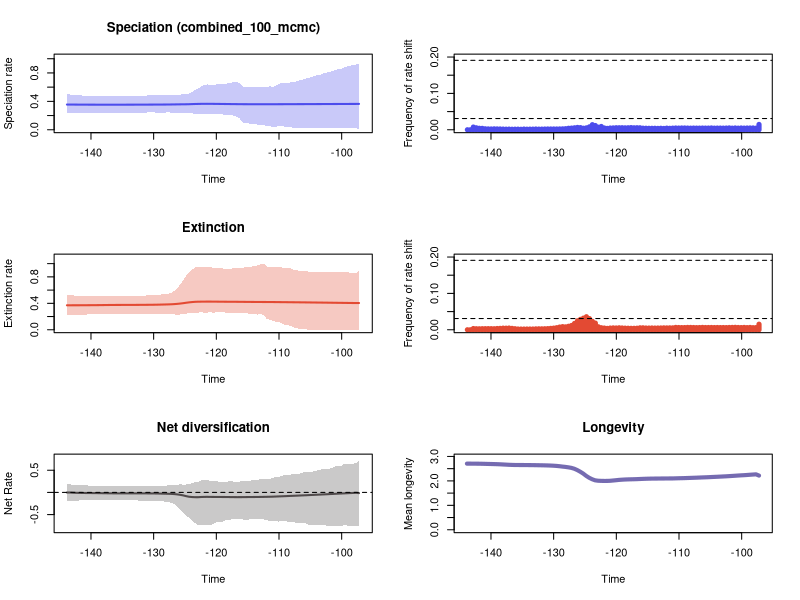

Source code (R):


pdf(file='./t144RTT_plots.pdf',width=10, height=15)
par(mfrow=c(3,2))
library(scales)

time=c(-97.23432351000001, -97.70982053,-98.18531755000001,-98.66081457,-99.13631159,-99.61180861,-100.08730563,-100.56280265000001,-101.03829967,-101.51379669,-101.98929371,-102.46479073,-102.94028775,-103.41578477,-103.89128179000001,-104.36677881,-104.84227583,-105.31777285,-105.79326987,-106.26876689000001,-106.74426391,-107.21976093,-107.69525795,-108.17075497,-108.64625199000001,-109.12174901,-109.59724603000001,-110.07274305,-110.54824007,-111.02373709,-111.49923411,-111.97473113,-112.45022815,-112.92572517,-113.40122219,-113.87671921,-114.35221623,-114.82771325,-115.30321027000001,-115.77870729,-116.25420431,-116.72970133,-117.20519835,-117.68069537000001,-118.15619239,-118.63168940999999,-119.10718643,-119.58268345,-120.05818047,-120.53367749,-121.00917451,-121.48467153,-121.96016855,-122.43566557,-122.91116259,-123.38665961,-123.86215663,-124.33765365000001,-124.81315067,-125.28864769,-125.76414471,-126.23964173,-126.71513875000001,-127.19063577,-127.66613278999999,-128.14162980999998,-128.61712683000002,-129.09262385,-129.56812086999997,-130.04361789,-130.51911490999998,-130.99461193000002,-131.47010895,-131.94560596999997,-132.42110299,-132.89660001,-133.37209703000002,-133.84759405,-134.32309106999998,-134.79858809,-135.27408511,-135.74958213000002,-136.22507915,-136.70057616999998,-137.17607319,-137.65157021,-138.12706723000002,-138.60256425,-139.07806126999998,-139.55355829,-140.02905531,-140.50455232999997,-140.98004935,-141.45554636999998,-141.93104339,-142.40654041,-142.88203742999997,-143.35753445,-143.83303146999998)
rate=c(0.3645135926511669, 0.36387971889445436,0.36375865902022353,0.36366998348837787,0.36347319733817446,0.3632984408922485,0.3631015291672115,0.3629828518206474,0.362841955885621,0.36265254436652455,0.36246518901606295,0.3623149594816358,0.3620891237968829,0.3619251711856444,0.36177767086105284,0.36163988535467656,0.361458757417947,0.36128787015112435,0.361084053080739,0.3610089484758949,0.3609044065543947,0.3607574560129999,0.3606416000857293,0.36044726372386615,0.36029583173908697,0.3601966300719438,0.36004590254578794,0.35989552602267766,0.35975530033241376,0.3596552528576379,0.3595687209882435,0.35953824210793683,0.35953237920936393,0.35953126269279,0.35957019796249706,0.35958876468167716,0.3596616466198491,0.3598165421985635,0.3599290446184193,0.36012851046542627,0.3604386724449339,0.36089586823679903,0.3613340987767216,0.36178511380012807,0.36237203688808717,0.3628331126815848,0.36329795978994295,0.3638511817872497,0.36431343485136913,0.36485036036681684,0.36520335548820226,0.36549949165647344,0.3652800664235813,0.3648494751170405,0.3638524375677209,0.3629976538343035,0.3614974010592952,0.35990456510934254,0.3590164799214538,0.35856489526867563,0.3581602004765536,0.3574805225703045,0.35683233135904346,0.3562216486509174,0.3557283282964852,0.3553321488789786,0.3550898843329019,0.3548962447688897,0.3547139910755644,0.35450479367549187,0.35433332240223137,0.3541641494798943,0.3539914185812238,0.35386270259055097,0.35375439866768454,0.35365556051173314,0.3534841320563612,0.3534086063828822,0.353326221885444,0.35324032365363905,0.3531554580663246,0.3531339260520131,0.35313561718292164,0.35310848195973615,0.3531083404492751,0.35314233777684145,0.3531539670138523,0.35319361007770356,0.35327439331042637,0.353376336408617,0.3534876209712874,0.3535716341629686,0.3537153916366388,0.3538812460653963,0.3541043463328934,0.35433332240223137,0.35470503613890414,0.35517510742862846,0.35517510742862846)
minHPD=c(0.010590535630439733, 0.02376890851831194,0.0263088165560681,0.024799177677094823,0.024448051818814626,0.02427203837664356,0.018206615248263933,0.025973880205459963,0.02673868766488428,0.026972354678546716,0.02376890851831194,0.026451631201259113,0.027643642694262047,0.02427203837664356,0.026972354678546716,0.03169683640386076,0.026552091208100096,0.02676405123686422,0.030116411884856736,0.0263895142715963,0.029615256531237102,0.027474338326071362,0.027803583211617237,0.037530931561409464,0.03614085179966315,0.0444409580897138,0.05633634877339305,0.05637820745597912,0.037175574281872396,0.03848679132029371,0.05405057832307536,0.05633634877339305,0.062222777333610126,0.06814115988532586,0.07350690766300226,0.079720447841554,0.08719095134122944,0.08829201653235219,0.0957024639594135,0.10258902404727681,0.15585833566418533,0.18466232100918142,0.19894374917584506,0.2103524130626978,0.2094232596709722,0.21020108347634242,0.2203945624432793,0.2203945624432793,0.220470573412142,0.22233913553884682,0.220470573412142,0.2203945624432793,0.220470573412142,0.220470573412142,0.2223528101231099,0.2262839608813123,0.23008537111670474,0.23388270472392866,0.2367246828384086,0.23748914666603893,0.23647792593009506,0.24164145428088574,0.2412333610048148,0.24243918506757262,0.24463001891217503,0.2427707661433209,0.24138273831231813,0.24243918506757262,0.2427612549846497,0.24373715467033605,0.24366423335533924,0.243857173107403,0.24133207527213477,0.24146659927118938,0.24095350944957966,0.24122269079049585,0.2412892907647194,0.2412892907647194,0.24122269079049585,0.24092240256484082,0.2415070834764267,0.24075459102287358,0.24047169256145343,0.23647792593009506,0.2394290611222852,0.23922310692920343,0.239099495410478,0.2384811247870934,0.23828984294396088,0.2367246828384086,0.23575511849790598,0.23597840261501268,0.23578471059724124,0.23573082766136297,0.2357353315161247,0.23576061937615103,0.23428069836937498,0.22956345434554373,0.22956345434554373)
maxHPD=c(0.9310029316843148, 0.9184519592669262,0.9126243625702242,0.9006798866283433,0.8892135896940249,0.8760058955962806,0.8585950312462493,0.8528045969413308,0.841783431345072,0.8279763635788464,0.8142749572610457,0.8033062829855196,0.7916888232791949,0.7756971072802759,0.7665206912464144,0.7586314625028341,0.7403950362651651,0.7282146527930234,0.7191107785595983,0.7028453947396323,0.6943187187926018,0.6796131304958518,0.6691013431028894,0.6672529152961466,0.655472137337997,0.6534041179755303,0.6549723176486283,0.6452378059900095,0.6149586664699095,0.605187839331928,0.6111959443540269,0.6042769505711145,0.6028050528115322,0.6027812769880735,0.6019190882160761,0.602692269006692,0.6043455747872138,0.6019190882160761,0.605187839331928,0.6067127948742462,0.6533716584941186,0.6694150007268376,0.6661989063983673,0.6653039240396597,0.6529296124905033,0.6425184965581723,0.6459628463133293,0.6401259034799808,0.6368788859709013,0.636888817949265,0.6362215558075928,0.6383248159827636,0.6298432672372141,0.6112911568163125,0.5768134031075923,0.5591013656780768,0.531856084120472,0.5119270208790915,0.504776260031974,0.5008373835593212,0.4959592215388938,0.4959210369052516,0.4909919433384015,0.4889769688007292,0.48871560826148597,0.4851599405424276,0.4825069508690112,0.48277508606344954,0.48250342106347427,0.48295862202036494,0.4825366834503784,0.48251609355338015,0.4797935929204668,0.47969726795970036,0.4790367203748012,0.47924730556441897,0.47924730556441897,0.4791975967182287,0.4793171536962327,0.4790367203748012,0.47969726795970036,0.47902122033018885,0.47903542319326003,0.4752656795115841,0.4783820322122675,0.47846014475012755,0.4786929457404123,0.47854168819186654,0.47902122033018885,0.4784123502693153,0.47849468509385124,0.47969726795970036,0.4806322209346298,0.48251766904378574,0.4852565385987239,0.48880026966040874,0.49318414193721166,0.4969052560256549,0.4969052560256549)
remove_na = !is.na(rate)
time = time[remove_na]
plot(time,time,type = 'n', ylim = c(0, 1.0241032248527464), xlim = c(-144.0,-96.996575), ylab = 'Speciation rate', xlab = 'Time',main='Speciation (combined_100_mcmc)' )
polygon(c(time, rev(time)), c(maxHPD[remove_na], rev(minHPD[remove_na])), col = alpha('#4c4cec',0.3), border = NA)
lines(time,rate[remove_na], col = '#4c4cec', lwd=2)
mids=c(-97.23396603535355, -97.70874810606063,-98.18353017676768,-98.65831224747475,-99.13309431818183,-99.60787638888891,-100.08265845959596,-100.55744053030304,-101.03222260101012,-101.50700467171717,-101.98178674242425,-102.45656881313133,-102.9313508838384,-103.40613295454546,-103.88091502525253,-104.35569709595961,-104.83047916666666,-105.30526123737374,-105.78004330808082,-106.2548253787879,-106.72960744949495,-107.20438952020203,-107.6791715909091,-108.15395366161616,-108.62873573232324,-109.10351780303031,-109.5782998737374,-110.05308194444444,-110.52786401515152,-111.0026460858586,-111.47742815656565,-111.95221022727273,-112.42699229797981,-112.90177436868689,-113.37655643939394,-113.85133851010102,-114.3261205808081,-114.80090265151514,-115.27568472222222,-115.7504667929293,-116.22524886363638,-116.70003093434343,-117.17481300505051,-117.64959507575759,-118.12437714646464,-118.59915921717172,-119.0739412878788,-119.54872335858587,-120.02350542929292,-120.4982875,-120.97306957070708,-121.44785164141413,-121.92263371212121,-122.39741578282829,-122.87219785353537,-123.34697992424242,-123.8217619949495,-124.29654406565658,-124.77132613636363,-125.2461082070707,-125.72089027777778,-126.19567234848486,-126.67045441919191,-127.14523648989899,-127.62001856060607,-128.09480063131312,-128.5695827020202,-129.04436477272728,-129.51914684343433,-129.9939289141414,-130.46871098484849,-130.94349305555556,-131.4182751262626,-131.8930571969697,-132.36783926767677,-132.84262133838382,-133.3174034090909,-133.79218547979798,-134.26696755050506,-134.7417496212121,-135.2165316919192,-135.69131376262627,-136.16609583333332,-136.6408779040404,-137.11565997474747,-137.59044204545455,-138.0652241161616,-138.54000618686868,-139.01478825757576,-139.4895703282828,-139.9643523989899,-140.43913446969697,-140.91391654040405,-141.38869861111112,-141.86348068181817,-142.33826275252525,-142.8130448232323,-143.28782689393938,-143.76260896464646)
counts=c(0.01467, 0.0044,0.00498,0.00491,0.00481,0.00458,0.0049,0.00445,0.00495,0.00443,0.00512,0.00472,0.00455,0.00466,0.00465,0.00451,0.00498,0.00466,0.00464,0.00476,0.00459,0.00458,0.00471,0.00447,0.00471,0.00494,0.00491,0.00464,0.00486,0.00447,0.00399,0.00446,0.00367,0.00411,0.00376,0.00408,0.00401,0.00402,0.0042,0.00437,0.00549,0.0056,0.00544,0.00593,0.00552,0.00532,0.00564,0.00558,0.00559,0.00511,0.00483,0.00378,0.00497,0.00906,0.00711,0.01163,0.014,0.00806,0.00527,0.00429,0.00592,0.00643,0.00544,0.00461,0.00412,0.00299,0.00255,0.00233,0.00219,0.00223,0.00218,0.00223,0.00204,0.00184,0.00177,0.00209,0.00176,0.00176,0.00158,0.00196,0.00135,0.00169,0.00163,0.00147,0.00184,0.00168,0.00189,0.00221,0.00235,0.00255,0.00222,0.00238,0.00268,0.00386,0.0041,0.00539,0.00744,0.0,0.0)
plot(mids,counts,type = 'h', xlim = c(-144.0,-96.996575), ylim=c(0,0.2), ylab = 'Frequency of rate shift', xlab = 'Time',lwd=5,col='#4c4cec')
bf2 = 0.030943866259075848
bf6 = 0.1909038684940839
abline(h=bf2, lty=2)
abline(h=bf6, lty=2)

time=c(-97.23432351000001, -97.70982053,-98.18531755000001,-98.66081457,-99.13631159,-99.61180861,-100.08730563,-100.56280265000001,-101.03829967,-101.51379669,-101.98929371,-102.46479073,-102.94028775,-103.41578477,-103.89128179000001,-104.36677881,-104.84227583,-105.31777285,-105.79326987,-106.26876689000001,-106.74426391,-107.21976093,-107.69525795,-108.17075497,-108.64625199000001,-109.12174901,-109.59724603000001,-110.07274305,-110.54824007,-111.02373709,-111.49923411,-111.97473113,-112.45022815,-112.92572517,-113.40122219,-113.87671921,-114.35221623,-114.82771325,-115.30321027000001,-115.77870729,-116.25420431,-116.72970133,-117.20519835,-117.68069537000001,-118.15619239,-118.63168940999999,-119.10718643,-119.58268345,-120.05818047,-120.53367749,-121.00917451,-121.48467153,-121.96016855,-122.43566557,-122.91116259,-123.38665961,-123.86215663,-124.33765365000001,-124.81315067,-125.28864769,-125.76414471,-126.23964173,-126.71513875000001,-127.19063577,-127.66613278999999,-128.14162980999998,-128.61712683000002,-129.09262385,-129.56812086999997,-130.04361789,-130.51911490999998,-130.99461193000002,-131.47010895,-131.94560596999997,-132.42110299,-132.89660001,-133.37209703000002,-133.84759405,-134.32309106999998,-134.79858809,-135.27408511,-135.74958213000002,-136.22507915,-136.70057616999998,-137.17607319,-137.65157021,-138.12706723000002,-138.60256425,-139.07806126999998,-139.55355829,-140.02905531,-140.50455232999997,-140.98004935,-141.45554636999998,-141.93104339,-142.40654041,-142.88203742999997,-143.35753445,-143.83303146999998)
rate=c(0.4046552493735962, 0.4041161615919934,0.4047517253279692,0.40529694910583436,0.40593072361895566,0.40654447397371724,0.4070975680433204,0.40761742865500605,0.4082459837185909,0.408857421229502,0.4095060266480889,0.41013595636403877,0.41070050099776717,0.41126867164724806,0.4117516309842424,0.41230627350079246,0.412795067639145,0.4134350619685174,0.41402574823681915,0.41450162152562,0.41499704711283847,0.41550980046242547,0.41595507166997236,0.41636668442569097,0.4169056848609787,0.4173998275986645,0.417782603931077,0.41826956508822327,0.41877330799469936,0.4192830126741527,0.41952415461195913,0.4197627299654092,0.41998188641078826,0.42028048337356294,0.420543923627548,0.4208144561410857,0.4210292372166746,0.421385398538657,0.42178275572808444,0.42224918821415824,0.4226536969688696,0.4231006686997053,0.4234034006399201,0.4235574431664508,0.4237558650351783,0.4240694356878858,0.4244152182107251,0.42481477238042276,0.425300802653359,0.4257110136561407,0.42606363465818564,0.42598506406624165,0.42568297934406196,0.4250985755593263,0.4244360581240132,0.42282280737908207,0.4191537217278575,0.4145201088045466,0.40854770958753495,0.4020466026123617,0.3964763795036351,0.3918118684676701,0.3881176118934844,0.38554066795762804,0.383789465102628,0.38249481443837235,0.38138549093692864,0.3801862403040469,0.3792031133857031,0.37850571486283735,0.37800524128523005,0.37758769637832046,0.3772687328601123,0.3769742746995323,0.3766474961759019,0.37643159642139956,0.37622257261335684,0.3761061269265672,0.3759667463718339,0.3758702323838021,0.3757239707144771,0.375563716904854,0.37541552220292584,0.37504144889271473,0.37460640967748393,0.3740293923181649,0.37346731809496725,0.3728200814593505,0.37238384829346105,0.37206116172649084,0.3717397342508532,0.37147403204991875,0.3711224513989193,0.3708831918670029,0.37066780307093083,0.3705033628911093,0.37043436054801715,0.3703462153570093,0.3703462153570093)
minHPD=c(4.2294078893131095e-05, 4.2294078893131095e-05,4.2294078893131095e-05,4.2294078893131095e-05,4.2294078893131095e-05,4.2294078893131095e-05,5.226680994974507e-05,7.233365763719999e-05,4.2294078893131095e-05,4.2294078893131095e-05,5.226680994974507e-05,5.226680994974507e-05,5.226680994974507e-05,5.226680994974507e-05,7.233365763719999e-05,0.0021290393961712166,0.0005858032393461998,7.233365763719999e-05,0.008132447046375712,0.008785592355508558,0.011825997828880119,0.026538678434884347,0.037821495565276544,0.059293930749079536,0.07445107221775313,0.07604306319651775,0.09963212042361891,0.11666109283567604,0.12473516812585815,0.1383365026065163,0.15303227844153497,0.16799204708861085,0.22706201590369815,0.23280257123711953,0.23045037485523545,0.23860850273296796,0.2388078531487204,0.24367574184511145,0.2503571837108585,0.2500954613515258,0.2566550438574319,0.26046462557211597,0.25996138992257917,0.25967343251770925,0.26046462557211597,0.2608074379396086,0.2640415325656794,0.26309693032379544,0.2617955202903394,0.26046462557211597,0.26263759033722345,0.2607650159491636,0.2602867028957292,0.26309693032379544,0.26084774911908354,0.2602867028957292,0.25804553617300763,0.25497102978796615,0.24282823147978758,0.23913977412713772,0.23141656304581476,0.22920604929628008,0.23132537212132254,0.23330599281859576,0.23146138041033631,0.23715425973718457,0.23649145327409699,0.23740194116759153,0.23702193201277655,0.23983078604733077,0.24265163318011707,0.24265163318011707,0.2377761891645085,0.23839091458482062,0.23907341864246448,0.2387326552510764,0.23922184129724938,0.2393333371399782,0.2404447064233976,0.24059485307186473,0.24053994734630477,0.24059485307186473,0.2370293480005157,0.2371534963928585,0.2370157565912981,0.2371744249669508,0.23713866552485285,0.23163081674402217,0.23146138041033631,0.23141656304581476,0.23131879337431455,0.23121394675598766,0.22929804269022125,0.22793779120828184,0.22709394883158868,0.22372136293794118,0.22656485209781194,0.22377895606626536,0.22377895606626536)
maxHPD=c(0.8871729906128059, 0.8613976094823116,0.8629867022678593,0.8655325551114129,0.8670082635206532,0.8682167629398584,0.8687285734410501,0.8697347804921276,0.8718185452803431,0.8730143615542232,0.8745175971847263,0.8753744731790429,0.8755296204349988,0.8770077700837976,0.877923407707904,0.8801759960213968,0.8793727906111511,0.8797788446772976,0.8876664998913872,0.8878098620955853,0.8897278435561871,0.9027772218647458,0.9110381378076964,0.9285598756899495,0.9375688964371437,0.9317964443226383,0.9464280973636154,0.9525024029925129,0.9485097319873999,0.9513175277774931,0.9543799801499777,0.9558605296800147,1.0000410714691617,0.989515148718804,0.9735083220569217,0.9689348861251437,0.9558062914835388,0.9507327807830592,0.9470703179814409,0.9376021463987021,0.9366055633797883,0.9326365076585418,0.9285598756899495,0.9260147746424866,0.9250169615756609,0.9248447137213074,0.9284312042228466,0.9285598756899495,0.9326456593012379,0.9376021463987021,0.9470703179814409,0.9504765608095265,0.9515500681844601,0.9549636999128975,0.9505429424929396,0.9409212419180777,0.911609023006338,0.8739794338448538,0.8160409744024805,0.7486586409197505,0.6866312260303911,0.6257068102631074,0.5855060142656715,0.5611586355490212,0.5456730412979293,0.5419010694863755,0.5352018536463965,0.5290483387923025,0.5234945499306661,0.5232417940332014,0.5239377898051921,0.5220255334884065,0.5157800856904758,0.5157133957077783,0.5156262290710131,0.5149342979900751,0.5149838071311602,0.5149186555723836,0.5157800856904758,0.5157779683450103,0.5157779683450103,0.5157679474595762,0.5122517961791753,0.5127884549690552,0.5132878094651183,0.5144151380053068,0.5156262290710131,0.5114322745237708,0.5127812319655469,0.513727569379729,0.5149612112906344,0.5159056772467757,0.5157908412774559,0.5163235668096978,0.5172028599905579,0.5157908412774559,0.5206456203912128,0.520425768459527,0.520425768459527)
remove_na = !is.na(rate)
time = time[remove_na]
plot(time,time,type = 'n', ylim = c(0, 1.1000451786160779), xlim = c(-144.0,-96.996575), ylab = 'Extinction rate', xlab = 'Time',main='Extinction' )
polygon(c(time, rev(time)), c(maxHPD[remove_na], rev(minHPD[remove_na])), col = alpha('#e34a33',0.3), border = NA)
lines(time,rate[remove_na], col = '#e34a33', lwd=2)
mids=c(-97.23396603535355, -97.70874810606063,-98.18353017676768,-98.65831224747475,-99.13309431818183,-99.60787638888891,-100.08265845959596,-100.55744053030304,-101.03222260101012,-101.50700467171717,-101.98178674242425,-102.45656881313133,-102.9313508838384,-103.40613295454546,-103.88091502525253,-104.35569709595961,-104.83047916666666,-105.30526123737374,-105.78004330808082,-106.2548253787879,-106.72960744949495,-107.20438952020203,-107.6791715909091,-108.15395366161616,-108.62873573232324,-109.10351780303031,-109.5782998737374,-110.05308194444444,-110.52786401515152,-111.0026460858586,-111.47742815656565,-111.95221022727273,-112.42699229797981,-112.90177436868689,-113.37655643939394,-113.85133851010102,-114.3261205808081,-114.80090265151514,-115.27568472222222,-115.7504667929293,-116.22524886363638,-116.70003093434343,-117.17481300505051,-117.64959507575759,-118.12437714646464,-118.59915921717172,-119.0739412878788,-119.54872335858587,-120.02350542929292,-120.4982875,-120.97306957070708,-121.44785164141413,-121.92263371212121,-122.39741578282829,-122.87219785353537,-123.34697992424242,-123.8217619949495,-124.29654406565658,-124.77132613636363,-125.2461082070707,-125.72089027777778,-126.19567234848486,-126.67045441919191,-127.14523648989899,-127.62001856060607,-128.09480063131312,-128.5695827020202,-129.04436477272728,-129.51914684343433,-129.9939289141414,-130.46871098484849,-130.94349305555556,-131.4182751262626,-131.8930571969697,-132.36783926767677,-132.84262133838382,-133.3174034090909,-133.79218547979798,-134.26696755050506,-134.7417496212121,-135.2165316919192,-135.69131376262627,-136.16609583333332,-136.6408779040404,-137.11565997474747,-137.59044204545455,-138.0652241161616,-138.54000618686868,-139.01478825757576,-139.4895703282828,-139.9643523989899,-140.43913446969697,-140.91391654040405,-141.38869861111112,-141.86348068181817,-142.33826275252525,-142.8130448232323,-143.28782689393938,-143.76260896464646)
counts=c(0.0153, 0.00595,0.00574,0.00639,0.00593,0.00642,0.00604,0.00629,0.00668,0.00647,0.00631,0.00597,0.00613,0.00606,0.00622,0.0061,0.00629,0.00621,0.00618,0.00649,0.00611,0.00591,0.0062,0.0064,0.00645,0.00607,0.00596,0.00618,0.00648,0.00525,0.00533,0.00514,0.00525,0.00498,0.00488,0.00472,0.00493,0.00475,0.00481,0.00538,0.00537,0.00428,0.00402,0.00397,0.00422,0.00446,0.00492,0.00542,0.0049,0.00516,0.00474,0.00375,0.00472,0.00559,0.00818,0.01837,0.02326,0.03062,0.03584,0.03201,0.02867,0.02467,0.01744,0.01181,0.00961,0.00798,0.00863,0.00749,0.00569,0.00455,0.00385,0.00314,0.00281,0.0026,0.00266,0.00245,0.00207,0.00209,0.00207,0.002,0.00198,0.00209,0.00292,0.00381,0.00474,0.00436,0.00446,0.00384,0.00348,0.00285,0.00304,0.00313,0.00302,0.00297,0.00272,0.00284,0.00338,0.0,0.0)
plot(mids,counts,type = 'h', xlim = c(-144.0,-96.996575), ylim=c(0,0.2), ylab = 'Frequency of rate shift', xlab = 'Time',lwd=5,col='#e34a33')
abline(h=bf2, lty=2)
abline(h=bf6, lty=2)
#Net Diversification Rate
time=c(-97.23432351000001, -97.70982053,-98.18531755000001,-98.66081457,-99.13631159,-99.61180861,-100.08730563,-100.56280265000001,-101.03829967,-101.51379669,-101.98929371,-102.46479073,-102.94028775,-103.41578477,-103.89128179000001,-104.36677881,-104.84227583,-105.31777285,-105.79326987,-106.26876689000001,-106.74426391,-107.21976093,-107.69525795,-108.17075497,-108.64625199000001,-109.12174901,-109.59724603000001,-110.07274305,-110.54824007,-111.02373709,-111.49923411,-111.97473113,-112.45022815,-112.92572517,-113.40122219,-113.87671921,-114.35221623,-114.82771325,-115.30321027000001,-115.77870729,-116.25420431,-116.72970133,-117.20519835,-117.68069537000001,-118.15619239,-118.63168940999999,-119.10718643,-119.58268345,-120.05818047,-120.53367749,-121.00917451,-121.48467153,-121.96016855,-122.43566557,-122.91116259,-123.38665961,-123.86215663,-124.33765365000001,-124.81315067,-125.28864769,-125.76414471,-126.23964173,-126.71513875000001,-127.19063577,-127.66613278999999,-128.14162980999998,-128.61712683000002,-129.09262385,-129.56812086999997,-130.04361789,-130.51911490999998,-130.99461193000002,-131.47010895,-131.94560596999997,-132.42110299,-132.89660001,-133.37209703000002,-133.84759405,-134.32309106999998,-134.79858809,-135.27408511,-135.74958213000002,-136.22507915,-136.70057616999998,-137.17607319,-137.65157021,-138.12706723000002,-138.60256425,-139.07806126999998,-139.55355829,-140.02905531,-140.50455232999997,-140.98004935,-141.45554636999998,-141.93104339,-142.40654041,-142.88203742999997,-143.35753445,-143.83303146999998)
net_rate=c(-0.016045774139907917, -0.009239655969765486,-0.011888173981437157,-0.01475155691199918,-0.01820096322136282,-0.021370683653067567,-0.02424765310876266,-0.027518004500631563,-0.031085157383897145,-0.03489578043171295,-0.03808615722656841,-0.04182734250000697,-0.04488401333618197,-0.04831833328667568,-0.05138280149593805,-0.054613558143525844,-0.057729716939694274,-0.061158506008366004,-0.0643413087875527,-0.06711235567364769,-0.0699973201251942,-0.0730706929280284,-0.07595069608407912,-0.07874781250582041,-0.08183543812498176,-0.0850218300546445,-0.08774112966337001,-0.09011476269363898,-0.09292974104985946,-0.09566313164700965,-0.09752098283319098,-0.09909828693812747,-0.10036883721899181,-0.10157133647483113,-0.10243056721463503,-0.10318039781045044,-0.10372938177096894,-0.10429145010537606,-0.1050891964586109,-0.10591434016442747,-0.10643177871189365,-0.10654848801898482,-0.10604740310701517,-0.10533273884610209,-0.10410177237624196,-0.1034363689418909,-0.10307771338673181,-0.10261235026282642,-0.1022856161662217,-0.10175388309993524,-0.10134252145014973,-0.09979009832428877,-0.10112892009999036,-0.10319825909323692,-0.10795400915391219,-0.1074872732219696,-0.10441493384040298,-0.09774375645325165,-0.08423501302905727,-0.0670540708510746,-0.054218093584358376,-0.044289733311049184,-0.03717792101623082,-0.03282192850039454,-0.030607188772633877,-0.02881577615414838,-0.027280427257185453,-0.025379789074613867,-0.023894763275522042,-0.02298871011855646,-0.022355591626760915,-0.02200203693547693,-0.02178175190855236,-0.021611382169466373,-0.021435353579867623,-0.021260093594865317,-0.021205084960958548,-0.02113115846415238,-0.02106639633984238,-0.02103888094319016,-0.021032440667417992,-0.020979570865809084,-0.020807233918446945,-0.02032832620534357,-0.0196037455083665,-0.01854128301862517,-0.017558442427302572,-0.01656055825615151,-0.015729274830562745,-0.015007786817944693,-0.014255894575366801,-0.01371062789239275,-0.012876852696411287,-0.011830183951790463,-0.010567766663755411,-0.009055128496995034,-0.006688647664253164,-0.001987892573972258,-0.001987892573972258)
net_minHPD=c(-0.765128090518732, -0.7648044311193902,-0.7638766187398688,-0.7634904589634981,-0.7440801099144473,-0.7338013309425611,-0.7636820641560192,-0.7638766187398688,-0.7440342436409356,-0.7638766187398688,-0.7638766187398688,-0.7438073461339922,-0.7334919622127795,-0.7334919622127795,-0.7331242839521014,-0.7317237092180084,-0.7236809419100878,-0.7238334759853922,-0.6939395055472679,-0.6878437794727101,-0.6902419987260691,-0.6880516422783813,-0.6704958964580731,-0.6672745579069979,-0.6557858449959585,-0.6396436721167462,-0.6521244537680768,-0.6557858449959585,-0.6395230221798869,-0.6401268745155406,-0.6401268745155406,-0.627860307345647,-0.6087078666045225,-0.6062303430786873,-0.6062303430786873,-0.606421919046331,-0.6062190520139208,-0.6108462129230471,-0.6183314496542709,-0.6090928602695717,-0.6064752180563717,-0.6070828710813692,-0.6086999689305114,-0.6090442971861121,-0.6202434725569244,-0.6336977368482182,-0.6606721977497749,-0.6647908828362303,-0.6802033731215889,-0.7130686734410927,-0.7445610306908411,-0.744853451873894,-0.744853451873894,-0.7429361218191279,-0.7332950694576009,-0.6880377275737695,-0.6436364401587249,-0.5750797405374029,-0.518151522920626,-0.4455208490512056,-0.37835641837409373,-0.3200908059628745,-0.262686158610919,-0.23357000542851625,-0.21857681457252148,-0.20716302591341992,-0.19806681388647196,-0.1952488017216818,-0.19023666579670906,-0.19023666579670906,-0.18697074055805568,-0.18509006991861926,-0.18524408685115684,-0.1842074456143616,-0.18226261885827394,-0.18025413330357393,-0.17971334437693715,-0.17971334437693715,-0.1796939120153736,-0.18025413330357393,-0.17882755696205538,-0.17971334437693715,-0.17970169905926414,-0.17882755696205538,-0.17971334437693715,-0.1788205975190148,-0.17852318709953202,-0.17894288140799142,-0.1768319821298283,-0.17850194376327838,-0.17386560595423656,-0.1737693133967688,-0.17659832318831215,-0.17735747435070065,-0.18265789903704382,-0.18283111363419763,-0.19020696096041803,-0.19176577178509174,-0.19176577178509174)
net_maxHPD=c(0.7248048536427817, 0.6556643022646578,0.6492890351673875,0.6404336336815091,0.6499751841012469,0.6475271597527821,0.5990338534942325,0.587003846232909,0.5907659953644971,0.5496695151201338,0.5364299785557136,0.5372230682995549,0.5296421100656445,0.5116832617581173,0.49428821345017676,0.4759032291856585,0.46452144514267624,0.44896461939365523,0.45840082334721427,0.44595642717100975,0.4251875413005192,0.4124961034803584,0.41322703677582556,0.3999224597226464,0.3926126501760305,0.39364230450457605,0.3660255666168133,0.34556309294390614,0.34364189385579713,0.3264869653207826,0.3069998834245648,0.303658080235625,0.30639589667725425,0.295738179956767,0.28632642704865824,0.2785243361484788,0.27085029227543594,0.2600259607852819,0.24540541272648048,0.2478785209235208,0.24554046154609976,0.24523369605276413,0.24540541272648048,0.25049773569734357,0.24548430719618586,0.24115813588750462,0.22854490506965625,0.2404727062119132,0.25253140789193773,0.253347640632994,0.257206304577658,0.28205947739810683,0.28021926312033674,0.26735125832792883,0.23477551170608835,0.24267531408485343,0.2046532528538349,0.1888662592072265,0.17792270757934203,0.17713036045942043,0.18270951310768563,0.17269133570440415,0.17222649267646895,0.16268802043931851,0.15719677842891466,0.15466078100784864,0.15443245333833533,0.14809375097283434,0.14702412064164921,0.14285341038879773,0.14328235066941614,0.1425393767249184,0.14052659508916177,0.14052659508916177,0.14164567797094008,0.1428975114458863,0.14232275454757068,0.14177441767587873,0.14148353889887239,0.1405617918028252,0.14170728953827572,0.1404657328989341,0.14064046600289992,0.14165394049876368,0.14065599124272732,0.14213849196881478,0.14331139233883539,0.1441510381359401,0.14777034270885953,0.14777034270885953,0.15464552600936687,0.15627823650324973,0.15623546144570727,0.15954640569463685,0.15954640569463685,0.16632317601011756,0.168379834501169,0.1826422272151597,0.1826422272151597)
remove_na = !is.na(net_rate)
time = time[remove_na]
plot(time,time,type = 'n', ylim = c(-0.8416408995706053, 0.7972853390070599), xlim = c(-144.0,-96.996575), ylab = 'Net Rate', xlab = 'Time',lwd=2, main='Net diversification', col= '#504A4B' )
polygon(c(time, rev(time)), c(net_maxHPD[remove_na], rev(net_minHPD[remove_na])), col = alpha('#504A4B',0.3), border = NA)
lines(time,net_rate[remove_na], col = '#504A4B', lwd=2)
abline(h=0,lty=2)


time=c(-97.23432351000001, -97.70982053,-98.18531755000001,-98.66081457,-99.13631159,-99.61180861,-100.08730563,-100.56280265000001,-101.03829967,-101.51379669,-101.98929371,-102.46479073,-102.94028775,-103.41578477,-103.89128179000001,-104.36677881,-104.84227583,-105.31777285,-105.79326987,-106.26876689000001,-106.74426391,-107.21976093,-107.69525795,-108.17075497,-108.64625199000001,-109.12174901,-109.59724603000001,-110.07274305,-110.54824007,-111.02373709,-111.49923411,-111.97473113,-112.45022815,-112.92572517,-113.40122219,-113.87671921,-114.35221623,-114.82771325,-115.30321027000001,-115.77870729,-116.25420431,-116.72970133,-117.20519835,-117.68069537000001,-118.15619239,-118.63168940999999,-119.10718643,-119.58268345,-120.05818047,-120.53367749,-121.00917451,-121.48467153,-121.96016855,-122.43566557,-122.91116259,-123.38665961,-123.86215663,-124.33765365000001,-124.81315067,-125.28864769,-125.76414471,-126.23964173,-126.71513875000001,-127.19063577,-127.66613278999999,-128.14162980999998,-128.61712683000002,-129.09262385,-129.56812086999997,-130.04361789,-130.51911490999998,-130.99461193000002,-131.47010895,-131.94560596999997,-132.42110299,-132.89660001,-133.37209703000002,-133.84759405,-134.32309106999998,-134.79858809,-135.27408511,-135.74958213000002,-136.22507915,-136.70057616999998,-137.17607319,-137.65157021,-138.12706723000002,-138.60256425,-139.07806126999998,-139.55355829,-140.02905531,-140.50455232999997,-140.98004935,-141.45554636999998,-141.93104339,-142.40654041,-142.88203742999997,-143.35753445,-143.83303146999998)
rate=c(2.2168784466964957, 2.2678655278894047,2.2597228234274698,2.251137304036297,2.241737087946369,2.2335217694845073,2.2270221647661477,2.2193146940112816,2.21072979213636,2.2027005162509696,2.1948618219294196,2.187320438100815,2.1812411288978724,2.174953034139987,2.1687041753180623,2.1633595976490874,2.1575582545456506,2.1509297636793394,2.1459716389611816,2.141574212774544,2.1365510263977825,2.131175834335386,2.126975677481907,2.1225456386893535,2.118220985094472,2.1137321319626667,2.1106148339381354,2.107861197158878,2.104042618534047,2.1003747739827743,2.0999761227543114,2.098904163030155,2.0979688233362803,2.0968857343614102,2.095600965582637,2.0943464658927424,2.093097604347608,2.090571104495246,2.086819461548655,2.082425447551243,2.07732011856098,2.071335625441765,2.0675319537846413,2.0645734666126363,2.061202501979121,2.056445412438203,2.049163522061412,2.040202802983041,2.0271768375868597,2.0151535914999523,2.0036199716732295,1.9987986736237688,1.998624918732372,2.0007463592076222,2.0065585367452785,2.0232520238260063,2.067779104997227,2.1279730826395573,2.2058660853430077,2.299774177292139,2.3761409257838726,2.4433134947183315,2.4974379438485994,2.5334838650653855,2.555033192710549,2.5721888015872034,2.5856811779535605,2.6008152099339137,2.6129231779910205,2.621236161398187,2.627519471704145,2.6320336222728615,2.6354112343216003,2.6380913167021784,2.6403944575573504,2.6426597904550277,2.6446331195518447,2.6458714162805554,2.6471826251248434,2.648064579116273,2.648855554339109,2.649478827519338,2.650540476753179,2.6540803084496893,2.6589215121582392,2.665826620724733,2.6723762143231395,2.678958545143995,2.6837655044999846,2.6873110862141183,2.6907217875743585,2.693566652354799,2.6972166289186186,2.7002629499665405,2.7024776232206094,2.7041773525855954,2.7047782873176525,2.7054667216443993,2.7054667216443993)
minHPD=c(2.2168784466964957, 2.2678655278894047,2.2597228234274698,2.251137304036297,2.241737087946369,2.2335217694845073,2.2270221647661477,2.2193146940112816,2.21072979213636,2.2027005162509696,2.1948618219294196,2.187320438100815,2.1812411288978724,2.174953034139987,2.1687041753180623,2.1633595976490874,2.1575582545456506,2.1509297636793394,2.1459716389611816,2.141574212774544,2.1365510263977825,2.131175834335386,2.126975677481907,2.1225456386893535,2.118220985094472,2.1137321319626667,2.1106148339381354,2.107861197158878,2.104042618534047,2.1003747739827743,2.0999761227543114,2.098904163030155,2.0979688233362803,2.0968857343614102,2.095600965582637,2.0943464658927424,2.093097604347608,2.090571104495246,2.086819461548655,2.082425447551243,2.07732011856098,2.071335625441765,2.0675319537846413,2.0645734666126363,2.061202501979121,2.056445412438203,2.049163522061412,2.040202802983041,2.0271768375868597,2.0151535914999523,2.0036199716732295,1.9987986736237688,1.998624918732372,2.0007463592076222,2.0065585367452785,2.0232520238260063,2.067779104997227,2.1279730826395573,2.2058660853430077,2.299774177292139,2.3761409257838726,2.4433134947183315,2.4974379438485994,2.5334838650653855,2.555033192710549,2.5721888015872034,2.5856811779535605,2.6008152099339137,2.6129231779910205,2.621236161398187,2.627519471704145,2.6320336222728615,2.6354112343216003,2.6380913167021784,2.6403944575573504,2.6426597904550277,2.6446331195518447,2.6458714162805554,2.6471826251248434,2.648064579116273,2.648855554339109,2.649478827519338,2.650540476753179,2.6540803084496893,2.6589215121582392,2.665826620724733,2.6723762143231395,2.678958545143995,2.6837655044999846,2.6873110862141183,2.6907217875743585,2.693566652354799,2.6972166289186186,2.7002629499665405,2.7024776232206094,2.7041773525855954,2.7047782873176525,2.7054667216443993,2.7054667216443993)
maxHPD=c(2.2168784466964957, 2.2678655278894047,2.2597228234274698,2.251137304036297,2.241737087946369,2.2335217694845073,2.2270221647661477,2.2193146940112816,2.21072979213636,2.2027005162509696,2.1948618219294196,2.187320438100815,2.1812411288978724,2.174953034139987,2.1687041753180623,2.1633595976490874,2.1575582545456506,2.1509297636793394,2.1459716389611816,2.141574212774544,2.1365510263977825,2.131175834335386,2.126975677481907,2.1225456386893535,2.118220985094472,2.1137321319626667,2.1106148339381354,2.107861197158878,2.104042618534047,2.1003747739827743,2.0999761227543114,2.098904163030155,2.0979688233362803,2.0968857343614102,2.095600965582637,2.0943464658927424,2.093097604347608,2.090571104495246,2.086819461548655,2.082425447551243,2.07732011856098,2.071335625441765,2.0675319537846413,2.0645734666126363,2.061202501979121,2.056445412438203,2.049163522061412,2.040202802983041,2.0271768375868597,2.0151535914999523,2.0036199716732295,1.9987986736237688,1.998624918732372,2.0007463592076222,2.0065585367452785,2.0232520238260063,2.067779104997227,2.1279730826395573,2.2058660853430077,2.299774177292139,2.3761409257838726,2.4433134947183315,2.4974379438485994,2.5334838650653855,2.555033192710549,2.5721888015872034,2.5856811779535605,2.6008152099339137,2.6129231779910205,2.621236161398187,2.627519471704145,2.6320336222728615,2.6354112343216003,2.6380913167021784,2.6403944575573504,2.6426597904550277,2.6446331195518447,2.6458714162805554,2.6471826251248434,2.648064579116273,2.648855554339109,2.649478827519338,2.650540476753179,2.6540803084496893,2.6589215121582392,2.665826620724733,2.6723762143231395,2.678958545143995,2.6837655044999846,2.6873110862141183,2.6907217875743585,2.693566652354799,2.6972166289186186,2.7002629499665405,2.7024776232206094,2.7041773525855954,2.7047782873176525,2.7054667216443993,2.7054667216443993)
remove_na = !is.na(rate)
time = time[remove_na]
plot(time,time,type = 'n', ylim = c(0, 2.9760133938088393), xlim = c(-144.0,-96.996575), ylab = 'Mean longevity', xlab = 'Time',main='Longevity' )
polygon(c(time, rev(time)), c(maxHPD[remove_na], rev(minHPD[remove_na])), col = alpha('#756bb1',0.3), border = NA)
lines(time,rate[remove_na], col = '#756bb1', lwd=4)

n <- dev.off()